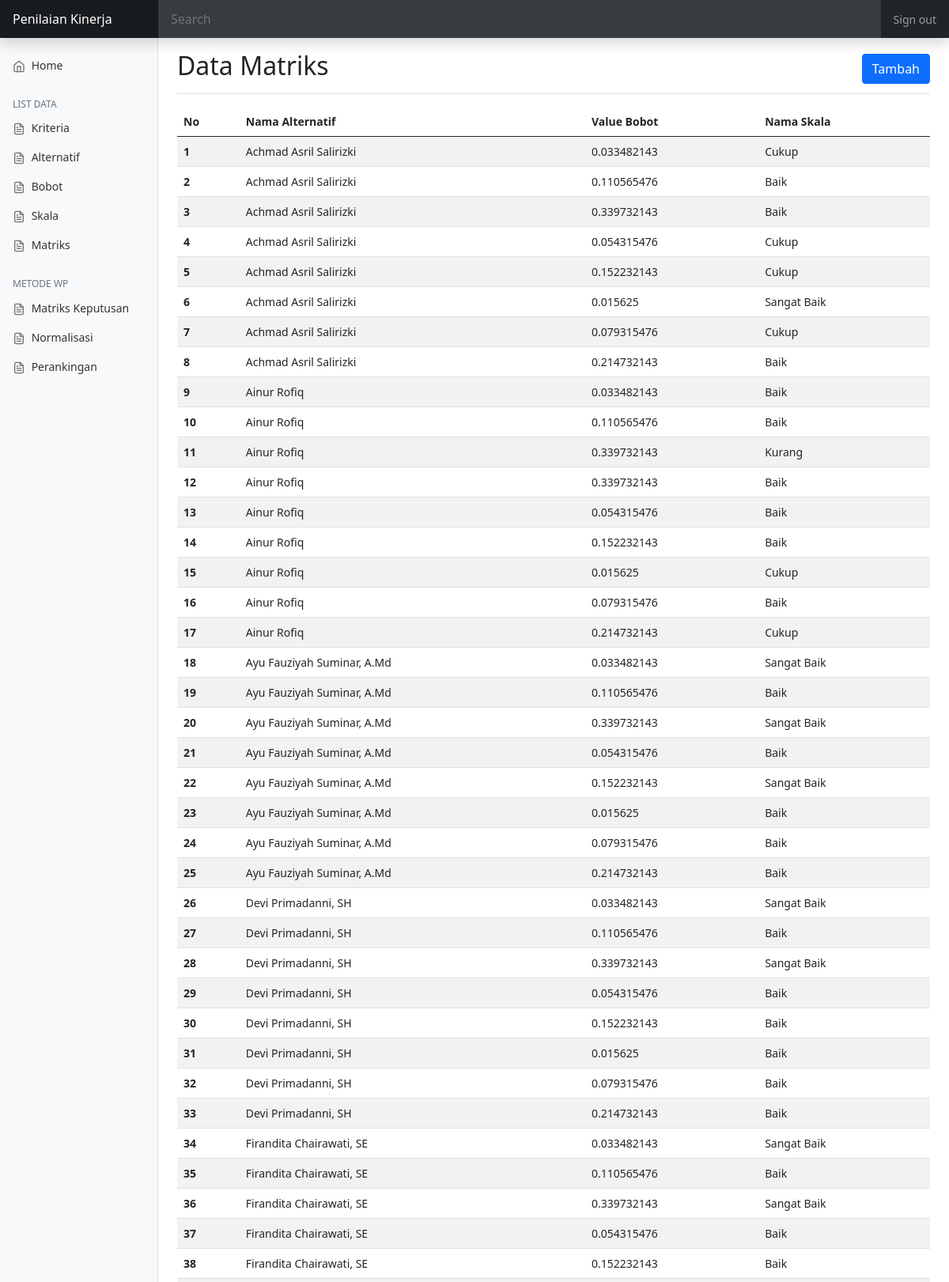
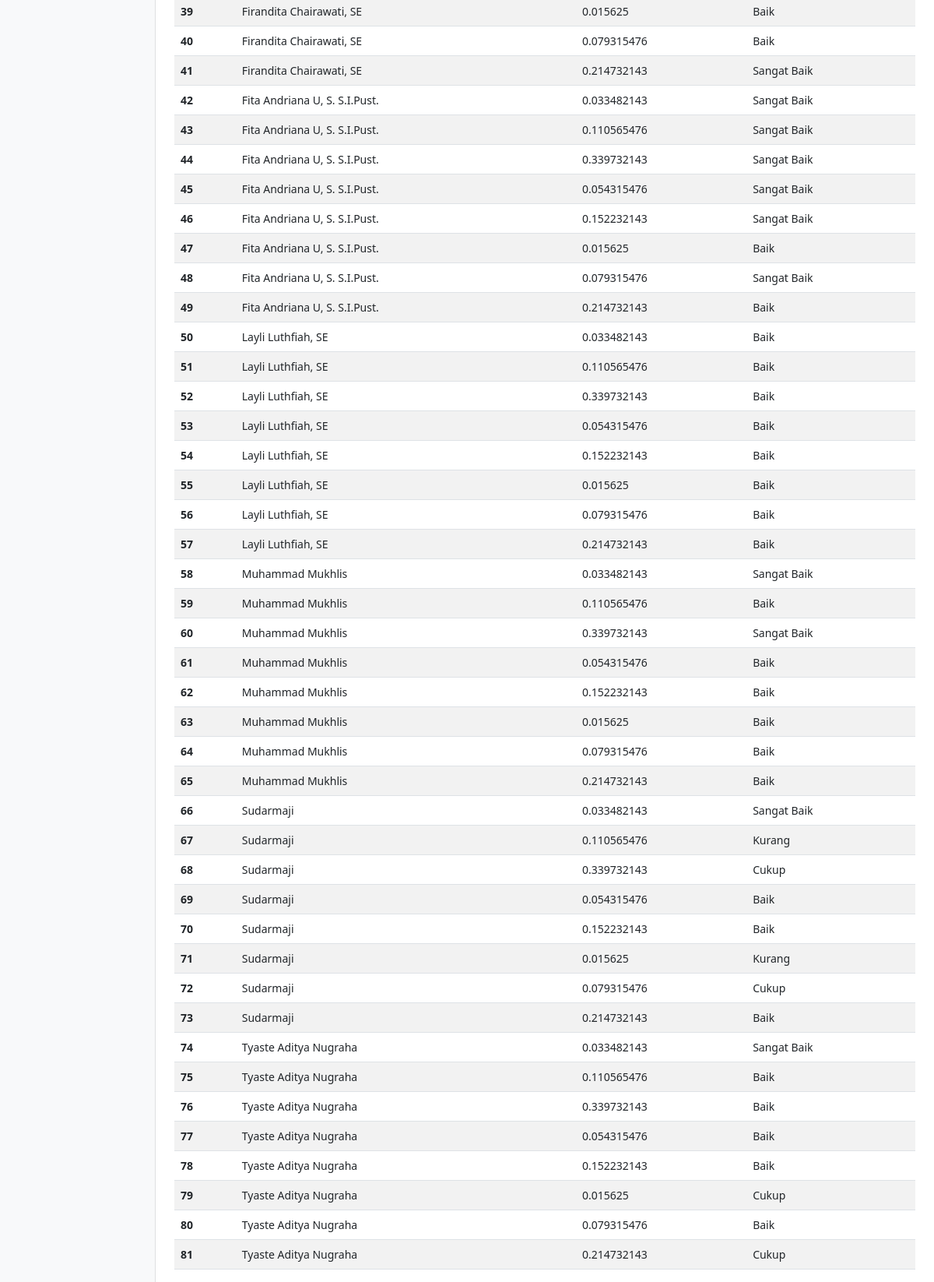
Before: /index.php?act=data-matriks with the older database file (2 pictures, top to bottom).
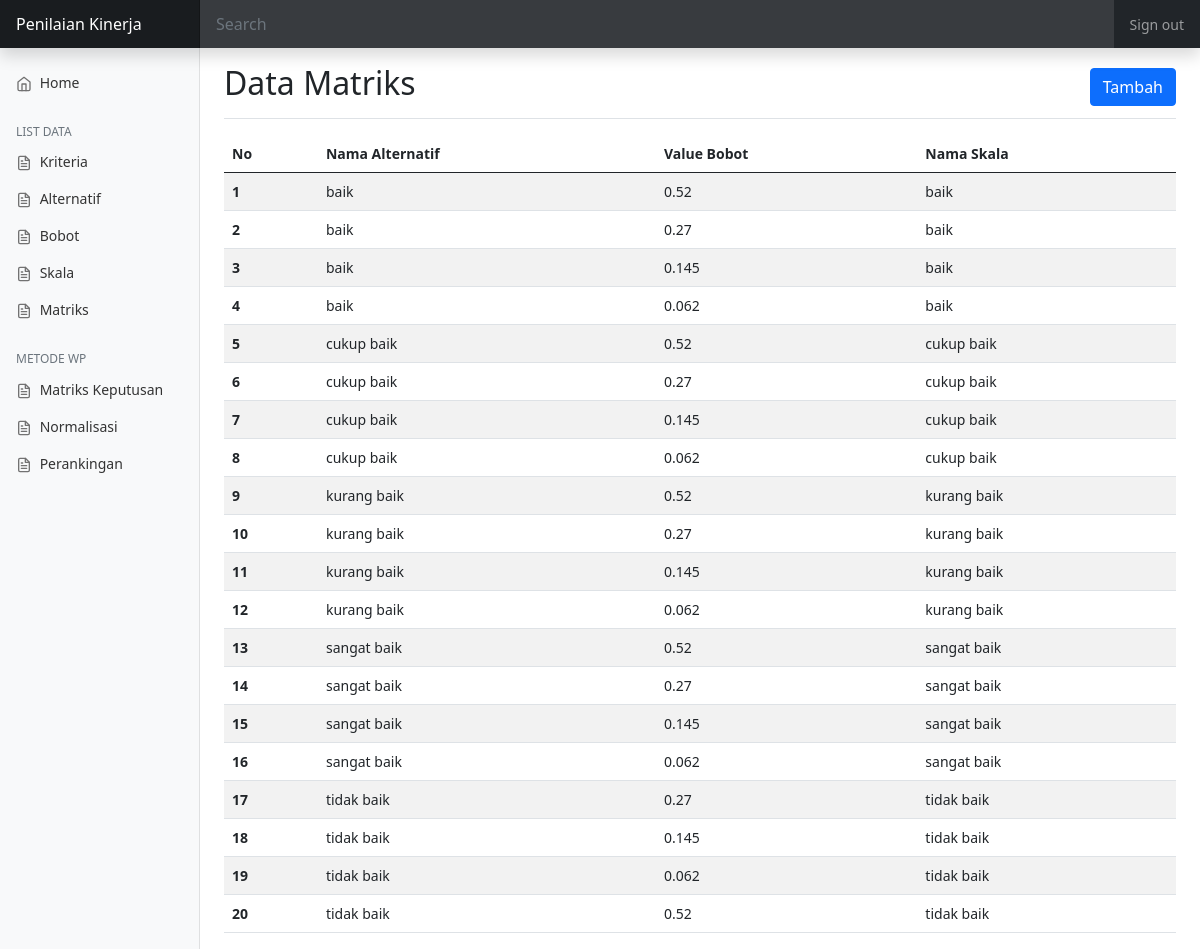
After: the same page with the newer database file.
### tables this page shows
CREATE TABLE `alternatif` (
  `id_alternatif` int(11) NOT NULL,
  `nama_alternatif` varchar(50) DEFAULT NULL
);

CREATE TABLE `bobot` (
  `id_bobot` int(11) NOT NULL,
  `id_kriteria` int(11) DEFAULT NULL,
  `value` varchar(50) DEFAULT NULL
);

CREATE TABLE `skala` (
  `id_skala` int(11) NOT NULL,
  `nama_skala` varchar(50) DEFAULT NULL,
  `value` varchar(50) DEFAULT NULL
);

### view/data-matriks.php (the view, shortened to what this page needs)
<?php
    require 'control.php';
    $results = mysqli_query($con, "SELECT a.*, b.value, s.nama_skala FROM matriks m, alternatif a, bobot b, skala s WHERE m.id_alternatif = a.id_alternatif AND m.id_bobot = b.id_bobot AND m.id_skala = s.id_skala ORDER BY a.nama_alternatif ASC");
?>
<!DOCTYPE html>
<html lang="en">
<head>
    <link rel="stylesheet" href="/assets/dist/css/bootstrap.min.css" />
    <link href="/assets/dist/css/dashboard.css" rel="stylesheet" />
</head>
<body>
    <?php include 'view/partials/navbar.php' ?>
    <div class="container-fluid">
        <div class="row">
            <?php include 'view/partials/sidebar.php' ?>
            <main class="col-md-9 ms-sm-auto col-lg-10 px-md-4">
                <div
                    class="d-flex justify-content-between flex-wrap flex-md-nowrap align-items-center pt-3 pb-2 mb-3 border-bottom">
                    <h1 class="h2">Data Matriks</h1>
                    <button type="button" class="btn btn-primary" data-bs-toggle="modal"
                        data-bs-target="#modalTambahData">
                        Tambah
                    </button>
                </div>
                <div class="table-responsive">
                    <table class="table table-striped table">
                        <thead>
                            <tr>
                                <th scope="col">No</th>
                                <th scope="col">Nama Alternatif</th>
                                <th scope="col">Value Bobot</th>
                                <th scope="col">Nama Skala</th>
                            </tr>
                        </thead>
                        <tbody>
                            <?php $no = 1; ?>
                            <?php foreach($results as $result) : ?>
                            <tr>
                                <th scope="row"><?= $no++; ?></th>
                                <td><?= $result['nama_alternatif']; ?></td>
                                <td><?= $result['value']; ?></td>
                                <td><?= $result['nama_skala']; ?></td>
                            </tr>
                            <?php endforeach; ?>
                        </tbody>
                    </table>
                </div>
            </main>
        </div>
    </div>
</body>
</html>

Changed rows visible on the page:
removed alternatif: nama_alternatif "Achmad Asril Salirizki", bobot.value "0.033482143", skala.nama_skala "Cukup", bobot.value "0.110565476", skala.nama_skala "Baik", bobot.value "0.339732143", bobot.value "0.054315476", bobot.value "0.152232143", bobot.value "0.015625", skala.nama_skala "Sangat Baik", bobot.value "0.079315476", bobot.value "0.214732143"
no longer on one of the page's lists (row edited): alternatif: nama_alternatif "Ainur Rofiq", bobot.value "0.054315476", skala.nama_skala "Baik", bobot.value "0.152232143", bobot.value "0.015625", skala.nama_skala "Cukup", bobot.value "0.079315476", bobot.value "0.214732143"
no longer on one of the page's lists (row edited): alternatif: nama_alternatif "Muhammad Mukhlis", bobot.value "0.152232143", skala.nama_skala "Baik", bobot.value "0.015625", bobot.value "0.079315476", bobot.value "0.214732143"
removed alternatif: nama_alternatif "Ayu Fauziyah Suminar, A.Md", bobot.value "0.033482143", skala.nama_skala "Sangat Baik", bobot.value "0.110565476", skala.nama_skala "Baik", bobot.value "0.339732143", bobot.value "0.054315476", bobot.value "0.152232143", bobot.value "0.015625", bobot.value "0.079315476", bobot.value "0.214732143"
no longer on one of the page's lists (row edited): alternatif: nama_alternatif "Devi Primadanni, SH", bobot.value "0.152232143", skala.nama_skala "Baik", bobot.value "0.015625", bobot.value "0.079315476", bobot.value "0.214732143"
no longer on one of the page's lists (row edited): alternatif: nama_alternatif "Layli Luthfiah, SE", bobot.value "0.152232143", skala.nama_skala "Baik", bobot.value "0.015625", bobot.value "0.079315476", bobot.value "0.214732143"
removed alternatif: nama_alternatif "Firandita Chairawati, SE", bobot.value "0.033482143", skala.nama_skala "Sangat Baik", bobot.value "0.110565476", skala.nama_skala "Baik", bobot.value "0.339732143", bobot.value "0.054315476", bobot.value "0.152232143", bobot.value "0.015625", bobot.value "0.079315476", bobot.value "0.214732143"
no longer on one of the page's lists (row edited): alternatif: nama_alternatif "Tyaste Aditya Nugraha", bobot.value "0.152232143", skala.nama_skala "Baik", bobot.value "0.015625", skala.nama_skala "Cukup", bobot.value "0.079315476", bobot.value "0.214732143"
removed alternatif: nama_alternatif "Fita Andriana U, S. S.I.Pust.", bobot.value "0.033482143", skala.nama_skala "Sangat Baik", bobot.value "0.110565476", bobot.value "0.339732143", bobot.value "0.054315476", bobot.value "0.152232143", bobot.value "0.015625", skala.nama_skala "Baik", bobot.value "0.079315476", bobot.value "0.214732143"
removed alternatif: nama_alternatif "Sudarmaji", bobot.value "0.033482143", skala.nama_skala "Sangat Baik", bobot.value "0.110565476", skala.nama_skala "Kurang", bobot.value "0.339732143", skala.nama_skala "Cukup", bobot.value "0.054315476", skala.nama_skala "Baik", bobot.value "0.152232143", bobot.value "0.015625", bobot.value "0.079315476", bobot.value "0.214732143"
changed alternatif: nama_alternatif "Ainur Rofiq" → "baik"; bobot.value "0.033482143" → "0.52"; skala.nama_skala "Baik" → "baik"; bobot.value "0.110565476" → "0.27"; bobot.value "0.339732143" → "0.145"; skala.nama_skala "Kurang" → "baik"; bobot.value "0.339732143" → "0.062"
changed alternatif: nama_alternatif "Muhammad Mukhlis" → "cukup baik"; bobot.value "0.033482143" → "0.52"; skala.nama_skala "Sangat Baik" → "cukup baik"; bobot.value "0.110565476" → "0.27"; skala.nama_skala "Baik" → "cukup baik"; bobot.value "0.339732143" → "0.145"; bobot.value "0.054315476" → "0.062"; moves up the list
changed alternatif: nama_alternatif "Devi Primadanni, SH" → "kurang baik"; bobot.value "0.033482143" → "0.52"; skala.nama_skala "Sangat Baik" → "kurang baik"; bobot.value "0.110565476" → "0.27"; skala.nama_skala "Baik" → "kurang baik"; bobot.value "0.339732143" → "0.145"; bobot.value "0.054315476" → "0.062"
changed alternatif: nama_alternatif "Layli Luthfiah, SE" → "sangat baik"; bobot.value "0.033482143" → "0.52"; skala.nama_skala "Baik" → "sangat baik"; bobot.value "0.110565476" → "0.27"; bobot.value "0.339732143" → "0.145"; bobot.value "0.054315476" → "0.062"
changed alternatif: nama_alternatif "Tyaste Aditya Nugraha" → "tidak baik"; bobot.value "0.033482143" → "0.27"; skala.nama_skala "Sangat Baik" → "tidak baik"; bobot.value "0.110565476" → "0.145"; skala.nama_skala "Baik" → "tidak baik"; bobot.value "0.339732143" → "0.062"; bobot.value "0.054315476" → "0.52"
